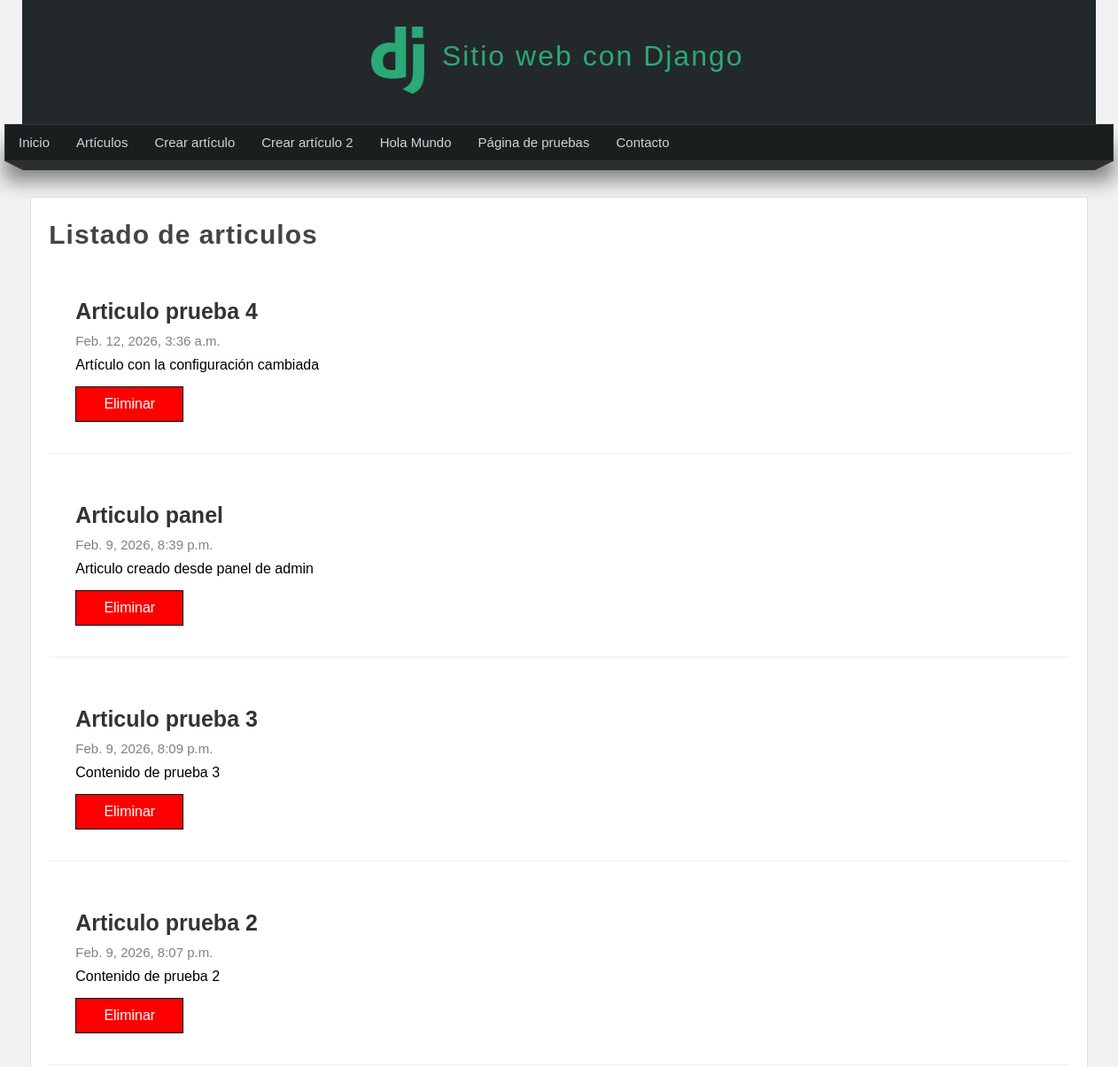
Page /articulos (upper part) on the earlier database version.
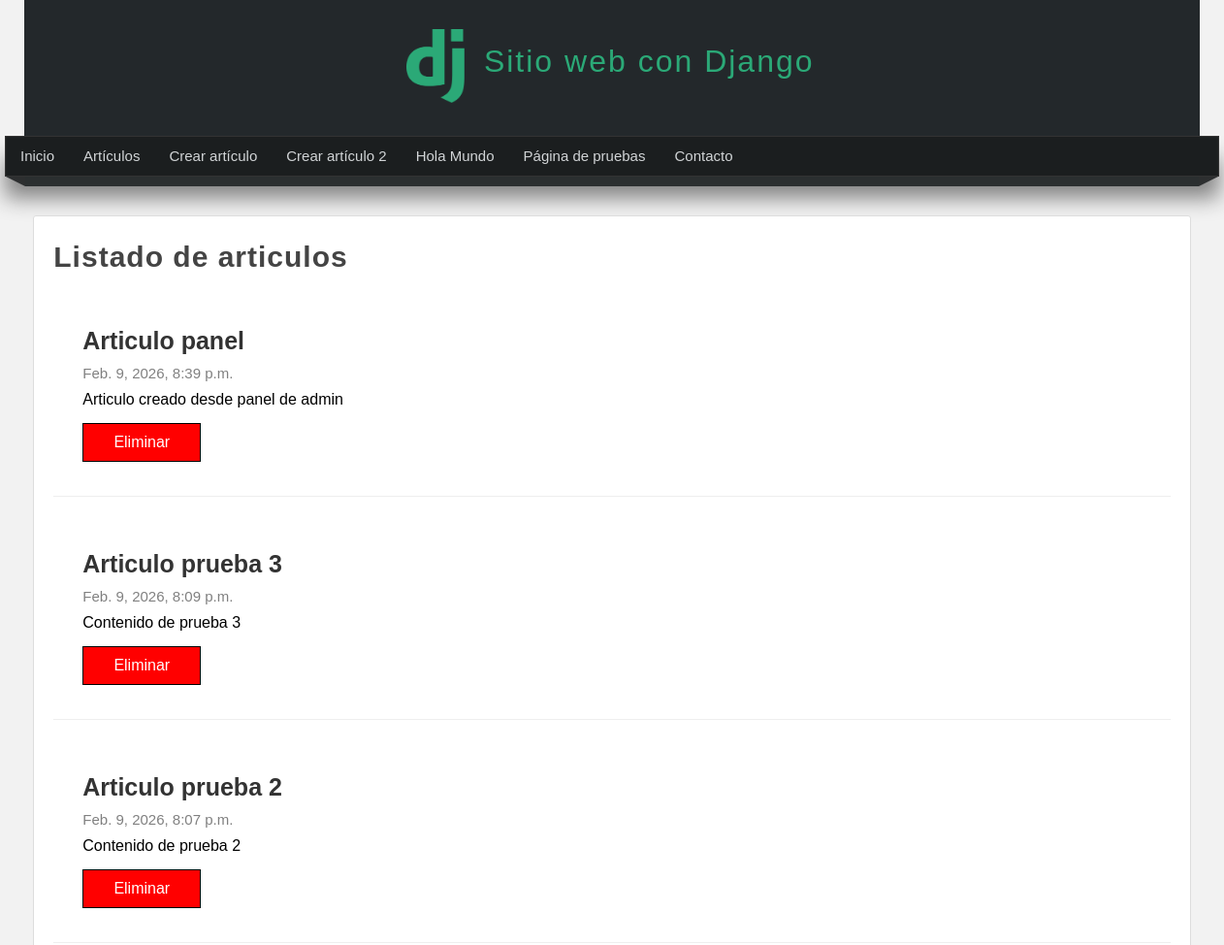
Same page on the later database version.
### miapp/models.py (models this page shows, shortened)
class Article(models.Model):
    title = models.CharField(max_length=150, verbose_name = "Título")
    content = models.TextField(verbose_name = "Contenido")
    image = models.ImageField(default='null', verbose_name = "Miniatura", upload_to = "articles")
    public = models.BooleanField(verbose_name = "¿Publicado?")
    created_at = models.DateTimeField(auto_now_add=True, verbose_name = "Creado")
    updated_at = models.DateTimeField(auto_now=True, verbose_name = "Editado")
    class Meta:
        verbose_name = "Artículo"
        verbose_name_plural = "Artículos"
        ordering = ['-created_at']

### miapp/views.py (the view)
# urls.py: path('articulos', views.articulos, name="articulos"),
def articulos(request):
    articulos = Article.objects.filter(public =True).order_by('-id')
    return render(request, 'articulos.html', {
        'articulos': articulos
    })

### miapp/templates/articulos.html (shortened to what this page needs)
{% extends 'layout.html' %}
{% block content %}
<h1 class="title">Listado de articulos</h1>
    {% for articulo in articulos %}
        <article class="article-item">
            <div class="data">
                <h2>{{ articulo.title }}</h2>
                <span class="date">{{ articulo.created_at }}</span>
                <p>
                    {{ articulo.content }}
                    <a href="{% url 'borrar_articulo' id=articulo.id %}" class="btn btn-delete">Eliminar</a>
                </p>
            </div>
        </article>
    {% endfor %}
{% endblock %}

Differences in the rows shown:
no longer on this page (row edited): Article: title "Articulo prueba 4", created_at "Feb. 12, 2026, 3:36 a.m.", content "Artículo con la configuración cambiada"
